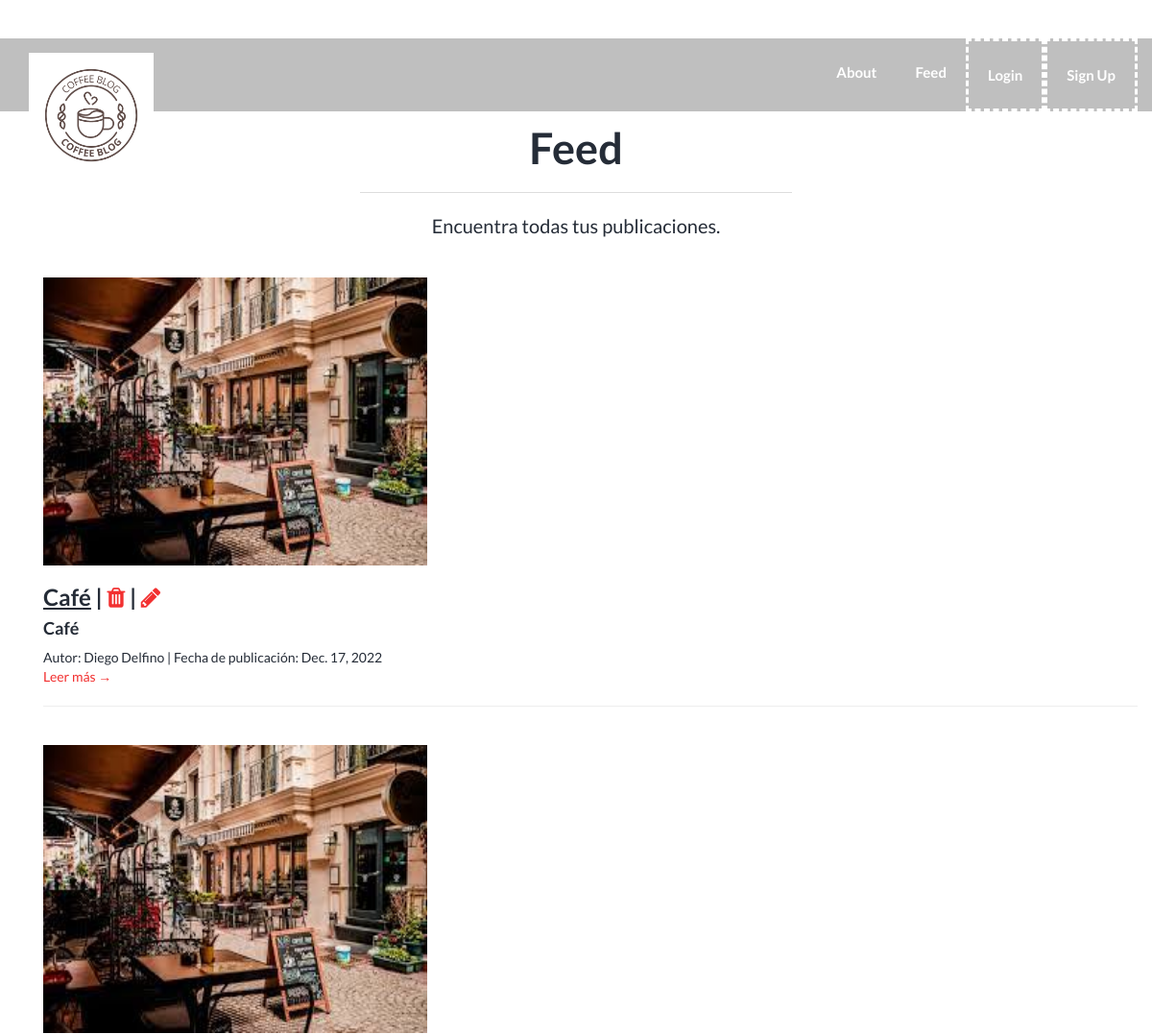
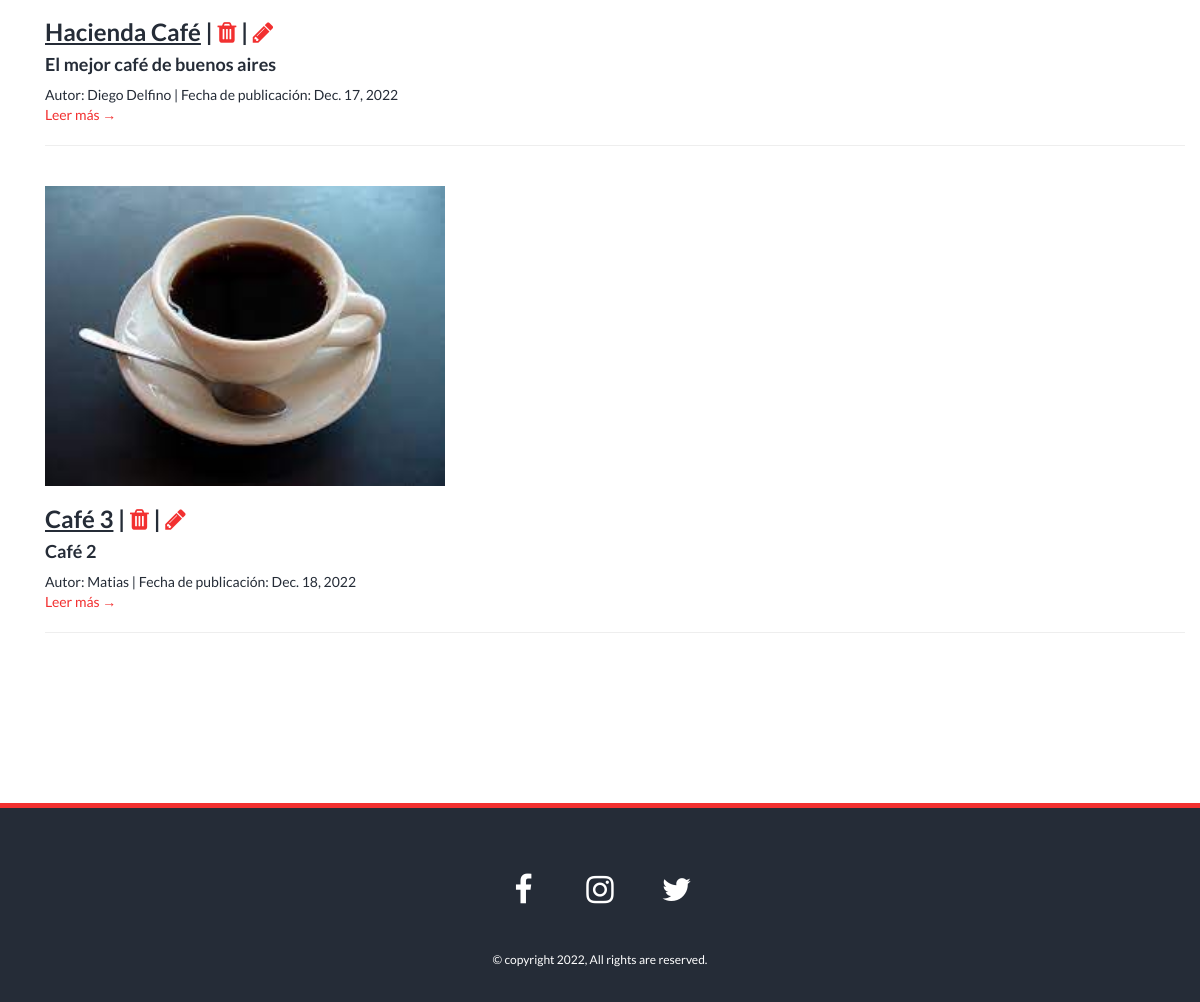
/post/list/, run on the app's committed database (2 pictures, top to bottom).
### appblog/models.py (models this page shows, shortened)
class Post(models.Model):
    titulo = models.CharField(max_length=50)
    subtitulo = models.CharField(max_length=50)
    fecha = models.DateField(default=timezone.now)
    contenido = models.CharField(max_length=500)
    autor = models.CharField(max_length=50)
    imagen = models.ImageField(upload_to="avatar", null=False, blank=False)

### appblog/views.py (the view)
# urls.py: path("post/list/", PostList.as_view(), name="post-list"),
class PostList(ListView):
    model = Post
    template_name = "appblog/post_list.html"

### appblog/templates/appblog/post_list.html
{% extends "appblog/base.html" %}
{% load static %}
{% block TitleBanner %}
<div id="latestalbum" class="hero pad">
    <div class="container">
        <div class="hero-content ">
            <h2>Feed</h2>
            <hr>
            <p>Encuentra todas tus publicaciones.</p>
        </div>
        <br>
        <br>
        <div class="main-wrapper">
            <section class="blog-list px-3 py-5 p-md-5">
                <div class="container">
                    {% for post in object_list %}
                    <div class="item mb-5">
                        <div class="media">
                            <img class="mr-3 img-fluid post-thumb d-none d-md-flex" src="{{post.imagen.url}}" alt="image" width="400" height="300">
                            <div class="media-body">
                                <h3 class="title mb-1"><u>{{post.titulo}}</u> | <a href="{% url 'post-delete' post.id %}"><i class="fa fa-trash"></i></a> | <a href="{% url 'post-update' post.id %}"><i class="fa fa-pencil"></i></a></h3>
                                <h4 class="title mb-1">{{post.subtitulo}}</h4>
                                <div class="meta mb-1"><span class="date">Autor: {{post.autor}} | Fecha de publicación: {{post.fecha}}</div>
                                <a class="more-link" href="{% url 'post-detail' post.id %}">Leer más &rarr;</a>
                            </div>
                        </div>
                    </div>
                    <hr>
                    <br>
                    {% endfor %}
                </div>
            </section>
        </div>
    </div>
</div>
{% endblock %}

### appblog/templates/appblog/base.html (shortened to what this page needs)
{% load static %}
<!DOCTYPE html>
<html>
	<head>
		<link href="{% static 'appblog/css/bootstrap.min.css' %}" rel="stylesheet">
		<link href="{% static 'appblog/css/animate.min.css' %}" rel="stylesheet">
		<link rel="stylesheet" href="{% static 'appblog/css/owl.carousel.css' %}">
		<link href="{% static 'appblog/css/font-awesome.min.css' %}" rel="stylesheet">
		<link href="{% static 'appblog/css/style.css' %}" rel="stylesheet">
		<link href="{% static 'appblog/css/style-color.css'%}" rel="stylesheet">
		<link rel="stylesheet" href="https://cdnjs.cloudflare.com/ajax/libs/font-awesome/4.7.0/css/font-awesome.min.css">
	</head>
	<body>
		<div class="wrapper" id="home">
			<header>
				<nav class="navbar navbar-fixed-top navbar-default">
					<div class="container">
						<div class="navbar-header">
							<a class="navbar-brand" href="{% url 'home' %}">
								<img class="img-responsive" src="{% static 'appblog/img/logo/logo.png' %}" alt="" />
							</a>
						</div>
						<div class="collapse navbar-collapse" id="bs-example-navbar-collapse-1">
							<ul class="nav navbar-nav navbar-right">
								<li><a href="{% url 'about' %}" >About</a></li>
								<li><a href="{% url 'post-list' %}">Feed</a></li>
								{% if request.user.is_authenticated %}
									<li><a href="{% url 'post-create' %}">Crear Post</a></li>
									<li><a href="{% url 'profile-edit' %}"">Mi Perfil</a></li>
									<li><a href="{% url 'logout' %}" style="border: dashed white">Log Out</a></li>
									<li><em></em><a>Hola {{request.user.first_name}}, bienvenido.</a></em></li>
									<a href="{% url 'avatar-edit' %}"><img src="{{imagen_url}}" alt="" width="75" height="75"></a>
								{% else %}
									<li><a href="{% url 'login' %}" style="border: dashed white">Login</a></li>
									<li><a href="{% url 'signup' %}" style="border: dashed white">Sign Up</a></li>
								{% endif %}
							</ul>
						</div>
					</div>
				</nav>
			</header>
			{% block TitleBanner %}
			{% endblock %}
			<footer>
				<div class="container">
					<div class="social">
						<a class="h-facebook" href="#"><i class="fa fa-facebook"></i></a>
						<a class="h-google" href="#"><i class="fa fa-instagram"></i></a>
						<a class="h-twitter" href="#"><i class="fa fa-twitter"></i></a>
					</div>
					<p class="copy-right">&copy; copyright 2022, All rights are reserved.</p>
				</div>
			</footer>
		</div>
	</body>
</html>

### appblog/static/appblog/css/style.css (style rules this page uses)
body { color: #252c37; font-family: 'Lato', sans-serif; font-weight: 400; -webkit-font-smoothing: antialiased; }
h1,h2,h3,h4,h5,h6 { font-family: 'Lato', sans-serif; font-weight: 700; }
p { margin:0; padding:0; font-size: 14px; line-height: 24px; }
a { text-decoration: none; }
.pad { padding: 130px 0px; }
.navbar { margin-top: 40px; border: 0; border-radius:0; box-shadow: none; background: rgba(0,0,0,0.25); -webkit-transition: all 0.25s ease; -moz-transition: all 0.25s ease; -ms-transition: all 0.25s ease; -o-transition: all 0.25s ease; transition: all 0.25s ease; }
.navbar-default .navbar-nav>li>a { padding: 25px 20px; font-size: 15px; font-weight: 700; }
.navbar-brand>img { width: 100%; max-width: 130px; }
.hero .hero-content { text-align: center; }
.hero-content h2 { margin-top: 0; margin-bottom: 0; font-size: 45px; }
.hero-content hr { max-width: 450px; margin: 20px auto; border-top: 1px solid #ddd; }
.hero-content p { font-size: 20px; line-height: 28px; }
footer { padding-top: 50px; padding-bottom: 30px; background: #252c37; text-align: center; }
footer .social a { display: inline-block; width: 60px; height: 60px; line-height: 60px; margin: 0 7px; margin-bottom: 30px; color: #fff; font-size: 32px; border: 1px solid transparent; border-radius: 80px; -webkit-transition: all 0.25s linear; -moz-transition: all 0.25s linear; -ms-transition: all 0.25s linear; -o-transition: all 0.25s linear; transition: all 0.25s linear; }
footer .copy-right { color: #fff; font-size: 12px; }

### appblog/static/appblog/css/style-color.css (style rules this page uses)
a { color:#f23030 }
.navbar-default .navbar-nav li a { color:#fff }
footer { border-top:5px solid #f23030 }

### data on the page
Post: imagen (picture), titulo "Café", subtitulo "Café", autor "Diego Delfino", fecha "Dec. 17, 2022"
Post: imagen (picture), titulo "Hacienda Café", subtitulo "El mejor café de buenos aires", autor "Diego Delfino", fecha "Dec. 17, 2022"
Post: imagen (picture), titulo "Café 3", subtitulo "Café 2", autor "Matias", fecha "Dec. 18, 2022"
